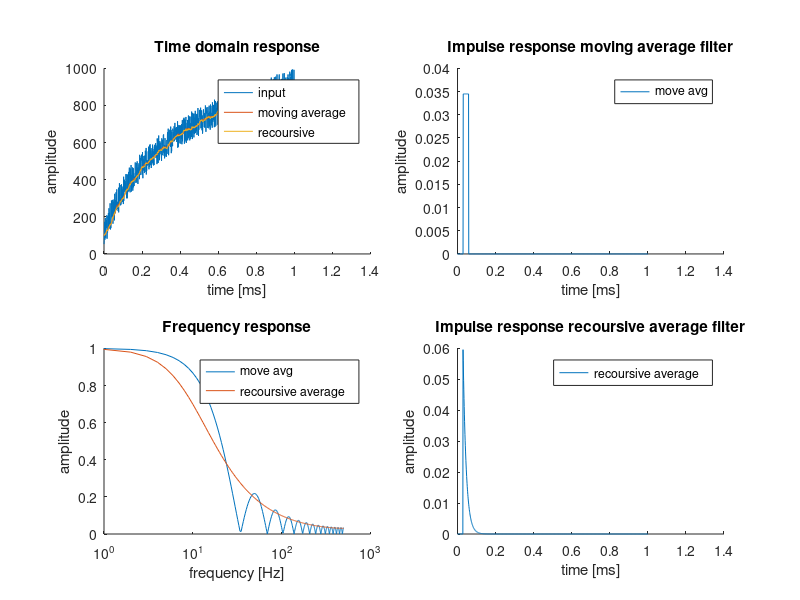

Recreate this plot in MATLAB.
clear all;
pkg load signal;

inputData = csvread("acs_test_data.csv");

sps = inputData(1,1);                 #input signal sample rate 
ns = inputData(1,2);                  #get number of samples
verticalResolution = inputData(1,3);  #get vertical resolution
guard = inputData(1,4);               #get guard region
decoderRange = inputData(1,5);        

time = ns/sps;                        #input signal time period in seconds
              
########################## User filter settings ################################ 
cutof_freq = 15;                      #low pass filter frequency
move_avg_magic_x = 0.196202;          #cutof frequency calculation factor
iir_tune_factor = 1.1;                #time domain tune factor

#move average filter parameters
average_window = sqrt(1 + sps*sps*move_avg_magic_x/(cutof_freq*cutof_freq)); #number of samples for move average filter
average_window = floor(average_window);
move_average_time = average_window/sps;

t = linspace(0,time,ns);         %time axis
signal = inputData (2,:);        %get test data

############################### signal filtering ###############################

#recoursive filter
avg_win = 2*average_window/pi();
#recoursive average
iir2_coef = iir_tune_factor*1/avg_win;
recoursive_filtered = guard;
iir2_filtered(1) = recoursive_filtered;

for i=2:(ns)
  recoursive_filtered(i) = iir2_coef*(signal(i) - recoursive_filtered(i-1)) + recoursive_filtered(i-1);
endfor 

#move average
for i = 1:(ns-average_window)
  move_avg_sum = sum(signal(i:(i+average_window-1)));
  x_avg_filt(i+average_window) = move_avg_sum/average_window;
endfor
x_avg_filt(1:average_window) = recoursive_filtered(1:average_window);     %iir2_filtered(1:average_window);

#filtering error between FIR and IIR implementation

filtering_error = x_avg_filt - recoursive_filtered;

max(filtering_error)
min(filtering_error)

############################# frequency response ###############################

f_axis = sps*(0:ns/2 - 1)/ns;      %calculate freq axis

%generate dirac impuls
dirac = zeros(1,ns);
dirac(average_window+1) = ones(1,1);

#recoursive average
iir2_filtered(1) = 0;

for i=2:(ns)
  iir2_filtered(i) = iir2_coef*(dirac(i) - iir2_filtered(i-1)) + iir2_filtered(i-1);
endfor 

#clasical move average
for i = 1:(ns-average_window)
  move_avg_sum = sum(dirac(i:(i+average_window-1)));
  x_avg_response(i+average_window) = move_avg_sum/average_window;
endfor

x_avg_response(1:average_window) = 0;

%recoursive average wave spectrum
fft_iir_avg = abs(fft(iir2_filtered));   %negative frequencyes to positive 
fft_iir_avg = fft_iir_avg(1:ns/2);          %discard freqs beyound fs/2

%move average wave spectrum
fft_move_avg = abs(fft(x_avg_response));  %negative frequencyes to positive 
fft_move_avg = fft_move_avg(1:ns/2);      %discard freqs beyound fs/2

f_axis(1) = 0.0001;       %nonzeros for log scale

################## integrate impulse response #########################

sum(x_avg_response)
sum(iir2_filtered)

######################### plot results ################################
close all;
figure(1, 'position', [0,50,1900,900]);
subplot(2,2,1)
hold on;
  plot(t, signal); 
  plot(t, x_avg_filt); 
  plot(t, recoursive_filtered); 
  legend("input", "moving average   ", "recoursive");
  title("Time domain response");
  xlabel("time [ms]");
  ylabel("amplitude");
hold off;

subplot(2,2,3)
hold on;
  semilogx(f_axis, fft_move_avg, ";move avg;", f_axis, fft_iir_avg, ";recoursive average   ;");
  axis([1,1000]);
  title("Frequency response");
  xlabel("frequency [Hz]");
  ylabel("amplitude");  
hold off;

subplot(2,2,2)
hold on;
  plot(t, x_avg_response, ";move avg;");
  title("Impulse response moving average filter");
  xlabel("time [ms]");
  ylabel("amplitude");  
hold off;

subplot(2,2,4)
hold on;
  plot(t, iir2_filtered, ";recoursive average   ;");
  title("Impulse response recoursive average filter");
  xlabel("time [ms]");
  ylabel("amplitude");  
hold off;


print("Figs/filterResponse.svg", "-dsvg", "-S1600, 900");